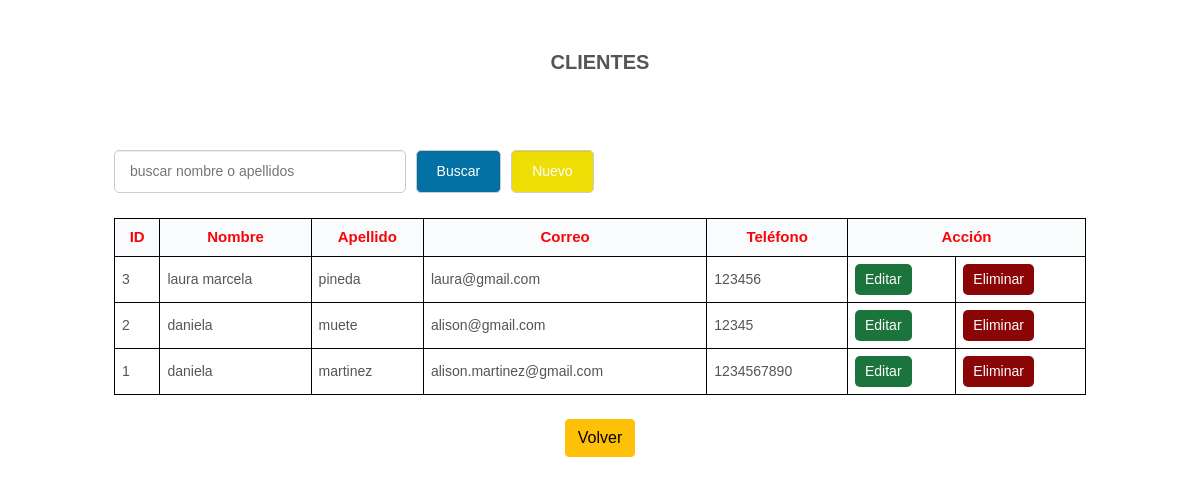
The page /veterinaria/indexc.php on the database its author committed.
### tables this page shows
CREATE TABLE `usuario` (
  `id_usuario` int(4) NOT NULL,
  `nombre_usu` varchar(200) NOT NULL,
  `apellido_usu` varchar(200) NOT NULL,
  `correo_usu` varchar(200) NOT NULL,
  `telefono_usu` varchar(10) NOT NULL
);

### veterinaria/indexc.php (the view, shortened to what this page needs)
<?php
	include_once 'conexion.php';
	$sentencia_select=$conexion->prepare('SELECT *FROM usuario ORDER BY id_usuario DESC');
	$sentencia_select->execute();
	$resultado=$sentencia_select->fetchAll();
?>
<!DOCTYPE html>
<html lang="es">
<head>
	<link rel="stylesheet" href="css/estilos.css">
    <link href="https://cdn.jsdelivr.net/npm/bootstrap@5.0.0-beta3/dist/css/bootstrap.min.css" rel="stylesheet">
	<link rel="stylesheet" href="css/estilos.css">
</head>
<body>
	<div class="contenedor">
		<h1>CLIENTES</h1>
		<center>
		<div class="barra__buscador">
			<form action="" class="formulario" method="post">
				<input type="text" name="buscar" placeholder="buscar nombre o apellidos"
				value="<?php if(isset($buscar_text)) echo $buscar_text; ?>" class="input__text">
				<input type="submit" class="btn" name="btn_buscar" value="Buscar">
				<a href="insert.php" class="btn btn__nuevo">Nuevo</a>
			</form>
		</div>
		</center>
		<center>
		<table>
			<tr class="head">
				<td>ID</td>
				<td>Nombre</td>
				<td>Apellido</td>
				<td>Correo</td>
				<td>Teléfono</td>
				<td colspan="2">Acción</td>
			</tr>
			<?php foreach($resultado as $fila):?>
				<tr >
					<td><?php echo $fila['id_usuario']; ?></td>
					<td><?php echo $fila['nombre_usu']; ?></td>
					<td><?php echo $fila['apellido_usu']; ?></td>
					<td><?php echo $fila['correo_usu']; ?></td>
					<td><?php echo $fila['telefono_usu']; ?></td>
					<td><a href="update.php?id_usuario=<?php echo $fila['id_usuario']; ?>"  class="btn__update" >Editar</a></td>
					<td><a href="delete.php?id_usuario=<?php echo $fila['id_usuario']; ?>" class="btn__delete">Eliminar</a></td>
				</tr>
			<?php endforeach ?>
		</table>
		</center>
		<center>
			<br><a class="btn btn-warning" href="principal.php" role="button">Volver</a><br><br>
		</center>
	</div>
</body>
</html>

### veterinaria/css/estilos.css (style rules this page uses)
* { padding: 0; margin: 0px; box-sizing: border-box; }
body { background-color: white; font-family: 'Raleway',sans-serif; font-size: 16px; }
a { text-decoration: none; }
.contenedor { width: 90%; max-width: 1100px; margin: 30px auto; overflow: hidden; }
h1 { display: block; margin-top: 20px; margin-bottom: 20px; text-align: center; font-size: 20px; font-family: 'Raleway',sans-serif; font-weight: bold; color: #555; height: 50px; }
.barra__buscador { width: 100%; margin-top: 50px; margin-bottom: 10px; }
.formulario { display: flex; width: 90%; overflow: hidden; }
form .input__text { width: 90%; border: 1px solid #ccc; border-radius: 5px; box-shadow: 0 1px 1px rgba(0, 0, 0, 0.075) inset; color: #848688; display: block; font-size: 14px; margin-bottom: 15px; padding: 10px 15px; max-width: 30%; margin-right: 10px; outline: medium none; }
form .btn { border: 1px solid #ccc; border-radius: 5px; box-shadow: 0 1px 1px rgba(0, 0, 0, 0.075) inset; color: #fff; display: block; font-size: 14px; background: rgb(3, 113, 163); margin-bottom: 15px; padding: 10px 20px; margin-right: 10px; outline: medium none; cursor: pointer; }
.btn__nuevo { float: right; background: #eede05 !important; }
table { width: 90%; border-collapse: collapse; }
table .head { background: rgb(249, 251, 252); }
table .head td { color: rgb(247, 7, 7); font-family: 'Raleway',sans-serif; font-weight: bold; font-size: 15px; text-align: center; }
table tr td { border:1px solid #000; padding: 7px; font-size: 14px; color: #555; }
.btn__update { display: inline-block; font-size: 14px; background: #1b743c; color: #fff; border-radius: 5px; padding: 5px 10px; }
.btn__delete { display: inline-block; font-size: 14px; background: #8a0505; color: #fff; border-radius: 5px; padding: 5px 10px; }

### rows shown on the page
usuario: id_usuario "3", nombre_usu "laura marcela", apellido_usu "pineda", correo_usu "laura@gmail.com", telefono_usu "123456"
usuario: id_usuario "2", nombre_usu "daniela", apellido_usu "muete", correo_usu "alison@gmail.com", telefono_usu "12345"
usuario: id_usuario "1", nombre_usu "daniela", apellido_usu "martinez", correo_usu "alison.martinez@gmail.com", telefono_usu "1234567890"
